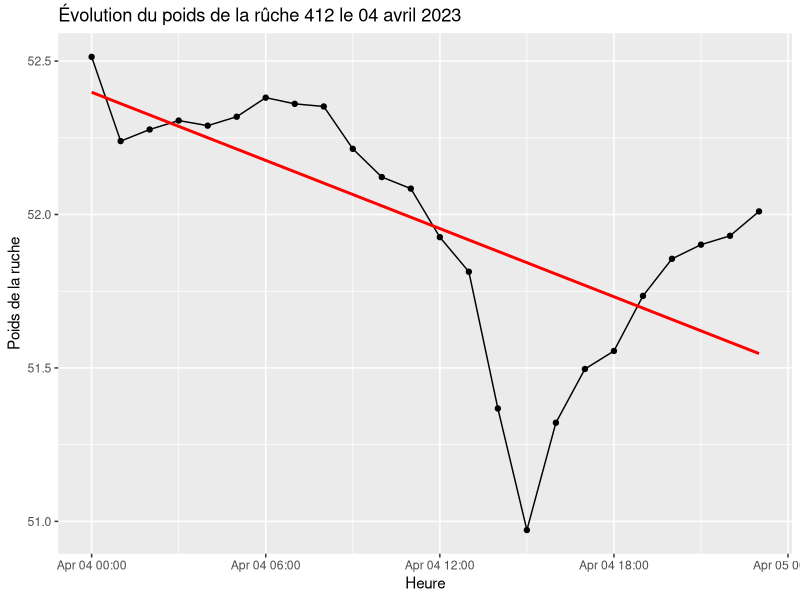

This chart was generated by the following R code:
library(readxl)
library(ggplot2)

poids <- read_excel("BD/Weight_2023_Sica_Confoux.xlsx")

#poids de la rûche 412 sur la journée du 04 avril 2023 
poids_restreint <- poids[as.Date(poids$date) == as.Date("2023-04-04"), 
                         c("date", 'Domaine de Confoux (BeeRisk) - Poids de la ruche « Ruche 412 »')]

#Renommer le nom de la colonne car elle contient des caractères spéciaux qui complique la suite
colnames(poids_restreint)[2] <- "poids_ruche412"

#Tracé du graphe 
#(geom_point trace les points, geom_line relie les points, geom_smooth trace la droite de régression linéaire)
ggplot(poids_restreint, aes(x = date, y = poids_ruche412)) +
  geom_point() +
  geom_line() +
  geom_smooth(method = "lm", formula = y ~ x, se = FALSE, color = "red") +
  labs(title = "Évolution du poids de la rûche 412 le 04 avril 2023", x = "Heure", y = "Poids de la ruche")

